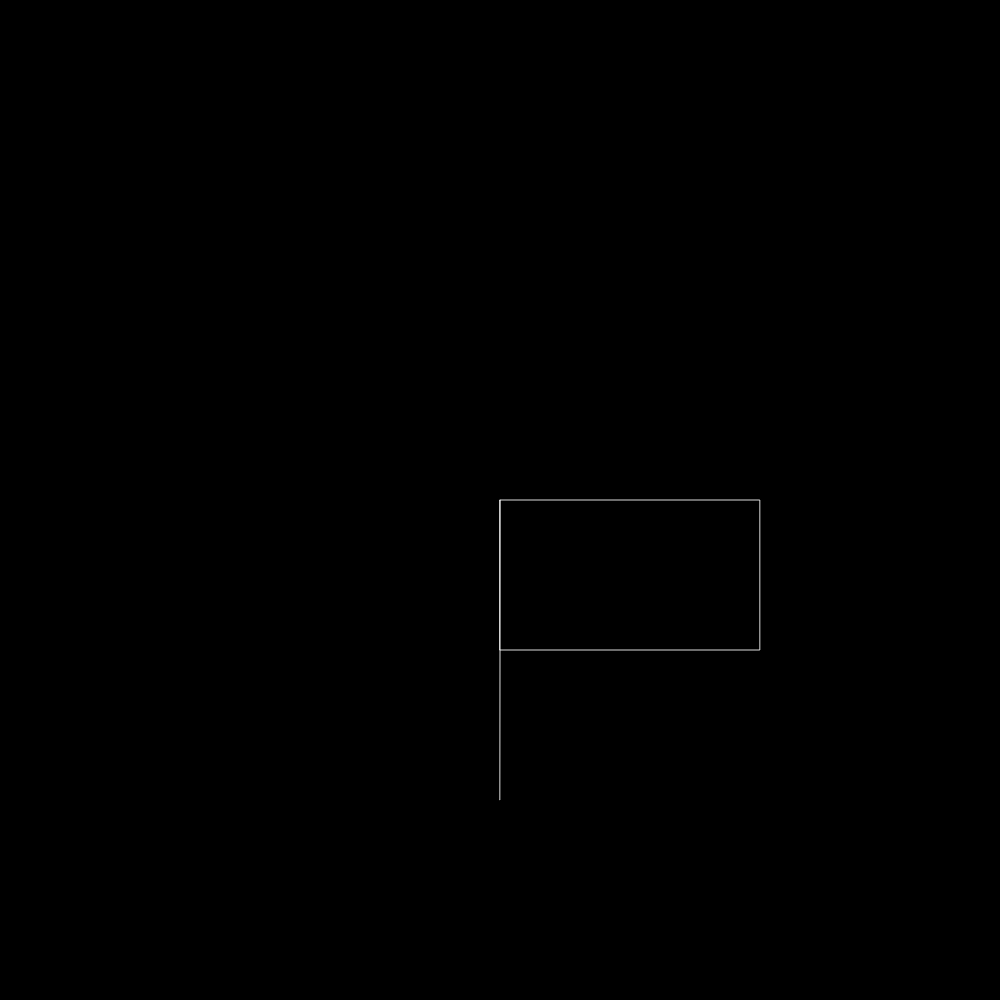
Frame 1 (no input)
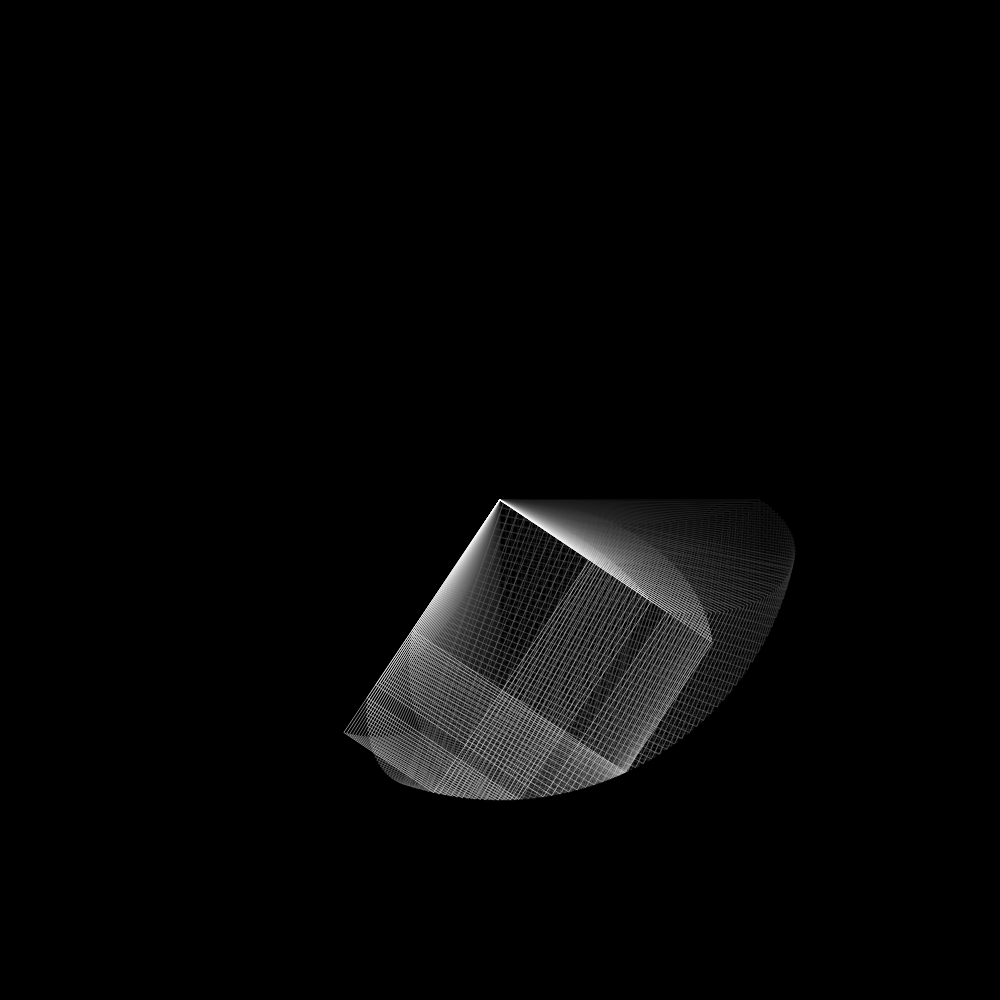
Frame 60 (no input)
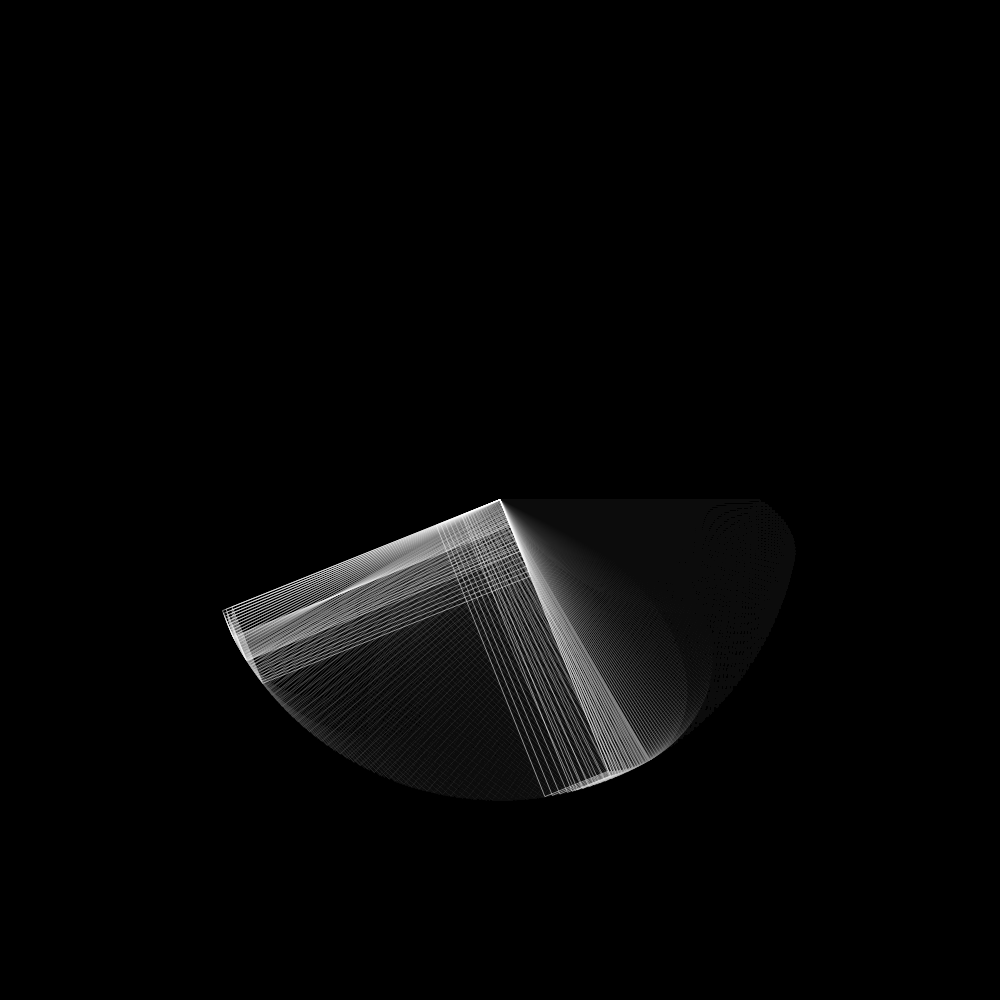
Frame 120 (the mouse pressed at the canvas centre since frame 60)

The p5.js sketch that drew these frames (run headless with seeded random() and noise() and a simulated clock; from frame 60 on, the mouse is pressed at the canvas centre):

// p5.js sketch
// ── sketch.js
const R = 300;

let start = 0;
let startV = 0.01;

function setup() {
  createCanvas(windowHeight, windowHeight);
  background(0);
}

function draw() {
  background(0, 10);
  translate(width / 2, height / 2);

  noFill();
  strokeWeight(0.5);
  stroke(255);

  let n = map(sin(0.5*start), -1, 1, 1, 5);

  let step = TWO_PI / n;
  for (let i = 0; i < n; i++) {
    let v = createVector(0, R);
    v.rotate(step * (i + 1));
    vertex(v.x, v.y);
    let w = v.copy();
    w.rotate(step);
    
    push();
    rotate(start);
    rect(0, 0, w.x, w.y);
    pop();
  }
  
  start += startV;
}
